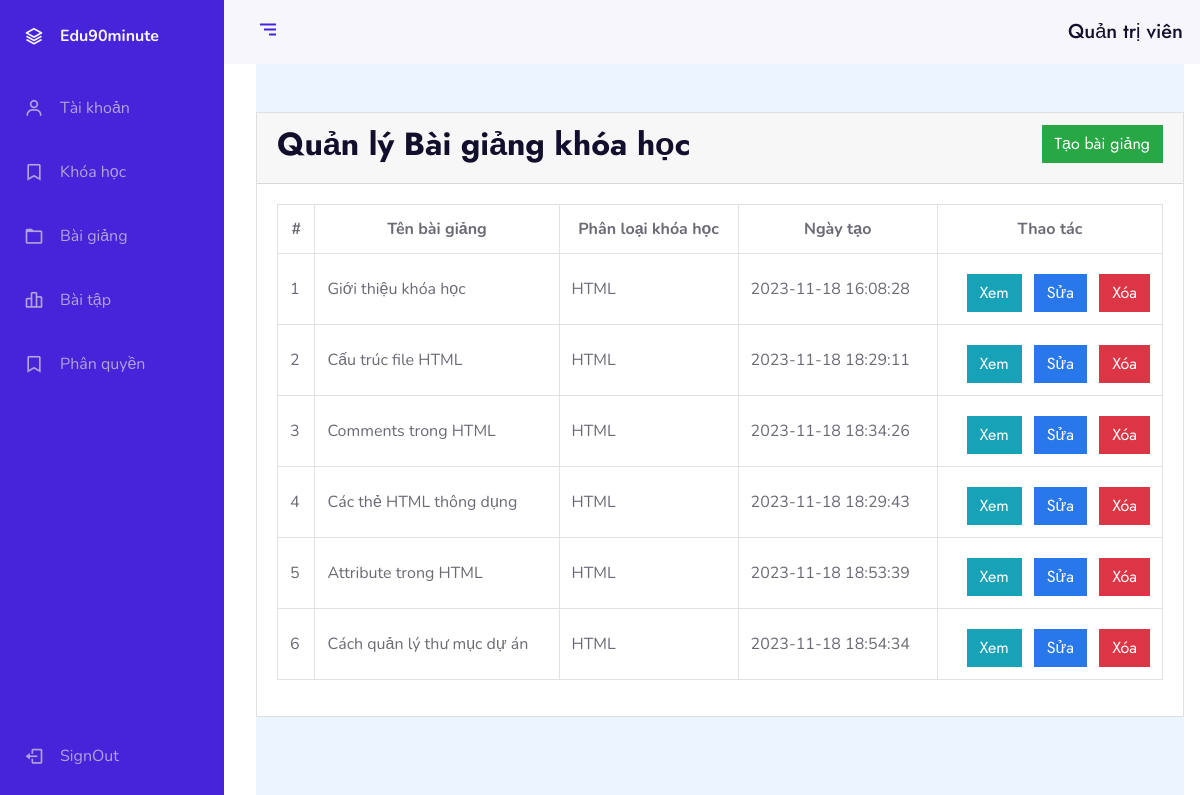
The page /?ctl=lessons&rl=1&page=1 (signed in) on the database its author committed.
### tables this page shows
CREATE TABLE `lessons` (
  `id` int(11) NOT NULL,
  `name` varchar(255) NOT NULL,
  `described` text NOT NULL,
  `fileUpload` varchar(255) NOT NULL,
  `courseId` varchar(50) NOT NULL,
  `relate` float NOT NULL,
  `created_at` timestamp NOT NULL DEFAULT current_timestamp()
);

### Controllers/BaseController.php (called while the page is built, shortened)
<?php
class BaseController{
    protected function view($viewPath, array $data = []){
        include_once self::VIEWS_FOLDER_NAME . str_replace('.', '/', $viewPath) . '.php';
    }
}

### Controllers/Admin/AdminLessonsController.php (called while the page is built, shortened)
<?php
class AdminLessonsController extends BaseController{
    protected $lessonsModel;
    private $data = [];
    protected $limit = 8;
    public function __construct() {
        $this->coursesModel = new CoursesModel;
        $this->lessonsModel = new LessonsModel;
        $this->data['courses'] = $this->coursesModel->all('', '', '', '', '', ['relate' => 'asc']);
        $this->data['lessons'] = $this->lessonsModel->all();
    }
    public function index() {
        $page = isset($_GET['page']) ? $_GET['page'] : 1;
        $this->data['lessons'] = $this->lessonsModel->all("", "","",
                                                    ($page-1)*$this->limit,
                                                    $this->limit,
                                                    ['relate' => 'asc']);
        $this->data["paging"] = $this->lessonsModel->paging($this->limit);
        return $this->view('admin.lessons.index', $this->data);
    }
}

### Models/BaseModel.php (called while the page is built, shortened)
<?php
    class BaseModel extends Database
    {
        protected $connect;
        protected $table;
        protected $colums = ['*'];
        public function  __construct() {
            $this->connect = $this->connect();
        }
        public function all($table = '', $colums = [], $where = [], $start=0, $limit = null, $orderBy = []){
            if(!empty($colums)){
                $select = implode(',', $colums);
            }else $select = implode(',', $this->colums);
            $table = empty($table) ? $this->table : $table;
            $sql = "SELECT ${select} FROM $table";
            $sql = trim($sql ,'OR ');
            if(!empty($orderBy)){
                $sql .= " ORDER BY " .array_keys($orderBy)[0] . " " . array_values($orderBy)[0];
            }
            if(!empty($limit)){
                $sql .= " LIMIT $start, $limit";
            }
            $query = $this->_query($sql);
            $data = [];
            while($row = mysqli_fetch_assoc($query)){
                $data[] = $row;
            }
            return $data;
        }
        public function _query($sql){
            return mysqli_query($this->connect, $sql);
        }
    }

### Core/Database.php (called while the page is built, shortened)
<?php
    class Database
    {
        public function  connect(){
            $connect = mysqli_connect(self::DB_HOST, self::DB_USER, self::DB_PASSWORD, self::DB_NAME);
            mysqli_set_charset($connect, 'utf8');
            if(mysqli_connect_errno() === 0){
                return $connect;
            }
            return false;
        }
    }

### Views/admin/lessons/index.php (the view, shortened to what this page needs)
<div class="card">
    <div class="card-header boder-0">
        <div class="float-left">
            <h2>Quản lý Bài giảng khóa học</h2>
        </div>
        <div class="float-right">
            <a href="./?ctl=lessons&act=create&rl=1<?php echo isset($_GET['page']) ? "&page=".$_GET['page']:""; ?>" class="btn btn-success">Tạo bài giảng</a>
        </div>
    </div>
    <div class="card-body">
        <div class="table-responsive">
             <table class="table table-bordered table-hover">
                <tr class="badge-default">
                    <th class="text-center">#</th>
                    <th class="text-center" style="min-width: 150px;">Tên bài giảng</th>
                    <th class="text-center">Phân loại khóa học</th>
                    <th class="text-center">Ngày tạo</th>
                    <th class="text-center" max-width="270px">Thao tác</th>
                </tr>
                <?php
                    if(isset($lessons)){
                        $i = 1;
                        foreach($lessons as $value){
                ?>
                    <tr>
                        <td class="align-middle"> <?php echo $i++; ?> </td>
                        <td class="align-middle"> <?php echo $value['name']; ?> </td>
                        <td class="align-middle text-uppercase"> <?php echo $value['courseId']; ?> </td>
                        <td class="align-middle"> <?php echo $value['created_at']; ?> </td>
                        <td class="align-middle text-right">
                            <a href="./?ctl=lessons&act=show&id=<?php echo $value['id']; echo isset($_GET['page']) ? "&page=".$_GET['page']:""; ?>" class="btn btn-info mr-2 mt-2">Xem</a>
                            <a href="./?ctl=lessons&act=edit&id=<?php echo $value['id']; echo isset($_GET['page']) ? "&page=".$_GET['page']:""; ?>" class="btn btn-primary mr-2 mt-2">Sửa</a>
                            <form action="./?ctl=lessons&act=destroy&id=<?php echo $value['id'];?>" method="POST"
                            onsubmit="return confirmDelete('<?php echo 'Bạn có chắc muốn xóa bài giảng `' .  $value['name'] . '` không?'; ?>')"
                            class="d-inline-block">
                                <input  type="submit" name="submit" value="Xóa" class="btn btn-danger mt-2">
                            </form>
                        </td>
                    </tr>
                <?php }} ?>
            </div>
    </div>
</div>

### css/adminStyle.css (style rules this page uses)
:root { --header-height: 3rem; --nav-width: 68px; --first-color: #4723D9; --first-color-light: #AFA5D9; --white-color: #F7F6FB; --body-font: 'Nunito', sans-serif; --normal-font-size: 1rem; --z-fixed: 100 }
body { position: relative; margin: var(--header-height) 0 0 0; padding: 0 1rem; font-family: var(--body-font); font-size: var(--normal-font-size); transition: .5s }
a { text-decoration: none }
.body-pd { padding-left: calc(var(--nav-width) + 1rem) }
@media screen and (min-width: 768px) { body { margin: calc(var(--header-height) + 1rem) 0 0 0; padding-left: calc(var(--nav-width) + 2rem) } }
@media screen and (min-width: 768px) { .body-pd { padding-left: calc(var(--nav-width) + 188px) } }

### rows shown on the page
lessons: name "Giới thiệu khóa học", courseId "HTML", created_at "2023-11-18 16:08:28"
lessons: name "Cấu trúc file HTML", courseId "HTML", created_at "2023-11-18 18:29:11"
lessons: name "Comments trong HTML", courseId "HTML", created_at "2023-11-18 18:34:26"
lessons: name "Các thẻ HTML thông dụng", courseId "HTML", created_at "2023-11-18 18:29:43"
lessons: name "Attribute trong HTML", courseId "HTML", created_at "2023-11-18 18:53:39"
lessons: name "Cách quản lý thư mục dự án", courseId "HTML", created_at "2023-11-18 18:54:34"

### other values the page prints
$_SESSION['name'] "Quản trị viên"
